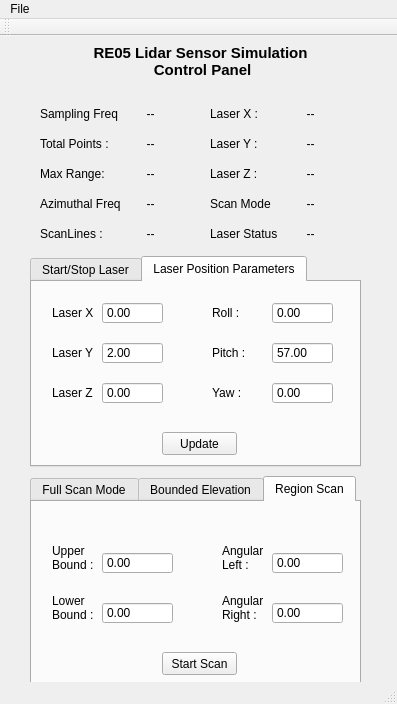
<?xml version="1.0" encoding="UTF-8"?>
<ui version="4.0">
 <class>MainWindow</class>
 <widget class="QMainWindow" name="MainWindow">
  <property name="geometry">
   <rect>
    <x>0</x>
    <y>0</y>
    <width>397</width>
    <height>704</height>
   </rect>
  </property>
  <property name="sizePolicy">
   <sizepolicy hsizetype="Fixed" vsizetype="Fixed">
    <horstretch>0</horstretch>
    <verstretch>0</verstretch>
   </sizepolicy>
  </property>
  <property name="minimumSize">
   <size>
    <width>397</width>
    <height>704</height>
   </size>
  </property>
  <property name="windowTitle">
   <string>MainWindow</string>
  </property>
  <widget class="QWidget" name="centralWidget">
   <widget class="QLabel" name="scanModeValueLabel">
    <property name="geometry">
     <rect>
      <x>290</x>
      <y>160</y>
      <width>46</width>
      <height>16</height>
     </rect>
    </property>
    <property name="text">
     <string>     --</string>
    </property>
   </widget>
   <widget class="QLabel" name="LaserZValueLabel">
    <property name="geometry">
     <rect>
      <x>290</x>
      <y>130</y>
      <width>46</width>
      <height>16</height>
     </rect>
    </property>
    <property name="text">
     <string>     --</string>
    </property>
   </widget>
   <widget class="QLabel" name="AzimuthLabel">
    <property name="geometry">
     <rect>
      <x>40</x>
      <y>160</y>
      <width>81</width>
      <height>16</height>
     </rect>
    </property>
    <property name="text">
     <string>Azimuthal Freq :</string>
    </property>
   </widget>
   <widget class="QLabel" name="maxRangeValueLabel">
    <property name="geometry">
     <rect>
      <x>130</x>
      <y>130</y>
      <width>46</width>
      <height>16</height>
     </rect>
    </property>
    <property name="text">
     <string>     --</string>
    </property>
   </widget>
   <widget class="QLabel" name="LaserXValueLabel">
    <property name="geometry">
     <rect>
      <x>290</x>
      <y>70</y>
      <width>46</width>
      <height>16</height>
     </rect>
    </property>
    <property name="text">
     <string>     --</string>
    </property>
   </widget>
   <widget class="QLabel" name="ModeLabel">
    <property name="geometry">
     <rect>
      <x>210</x>
      <y>160</y>
      <width>61</width>
      <height>16</height>
     </rect>
    </property>
    <property name="text">
     <string>Scan Mode :</string>
    </property>
   </widget>
   <widget class="QLabel" name="samplingFreqValueLabel">
    <property name="geometry">
     <rect>
      <x>130</x>
      <y>70</y>
      <width>46</width>
      <height>16</height>
     </rect>
    </property>
    <property name="text">
     <string>     --</string>
    </property>
   </widget>
   <widget class="QLabel" name="camZLabel">
    <property name="geometry">
     <rect>
      <x>210</x>
      <y>130</y>
      <width>61</width>
      <height>16</height>
     </rect>
    </property>
    <property name="text">
     <string>Laser Z : </string>
    </property>
   </widget>
   <widget class="QLabel" name="AzimuthalFreqLabel">
    <property name="geometry">
     <rect>
      <x>130</x>
      <y>160</y>
      <width>46</width>
      <height>16</height>
     </rect>
    </property>
    <property name="text">
     <string>     --</string>
    </property>
   </widget>
   <widget class="QLabel" name="camYLabel">
    <property name="geometry">
     <rect>
      <x>210</x>
      <y>100</y>
      <width>61</width>
      <height>16</height>
     </rect>
    </property>
    <property name="text">
     <string>Laser Y : </string>
    </property>
   </widget>
   <widget class="QLabel" name="statusLabel">
    <property name="geometry">
     <rect>
      <x>210</x>
      <y>190</y>
      <width>71</width>
      <height>16</height>
     </rect>
    </property>
    <property name="text">
     <string>Laser Status : </string>
    </property>
   </widget>
   <widget class="QLabel" name="samplingFreqLabel">
    <property name="geometry">
     <rect>
      <x>40</x>
      <y>70</y>
      <width>81</width>
      <height>16</height>
     </rect>
    </property>
    <property name="text">
     <string>Sampling Freq : </string>
    </property>
   </widget>
   <widget class="QLabel" name="LaserStatusLabel">
    <property name="geometry">
     <rect>
      <x>290</x>
      <y>190</y>
      <width>46</width>
      <height>16</height>
     </rect>
    </property>
    <property name="text">
     <string>     --</string>
    </property>
   </widget>
   <widget class="QLabel" name="camXLabel">
    <property name="geometry">
     <rect>
      <x>210</x>
      <y>70</y>
      <width>61</width>
      <height>16</height>
     </rect>
    </property>
    <property name="text">
     <string>Laser X : </string>
    </property>
   </widget>
   <widget class="QLabel" name="LaserYValueLabel">
    <property name="geometry">
     <rect>
      <x>290</x>
      <y>100</y>
      <width>46</width>
      <height>16</height>
     </rect>
    </property>
    <property name="text">
     <string>     --</string>
    </property>
   </widget>
   <widget class="QLabel" name="scanLineLabel">
    <property name="geometry">
     <rect>
      <x>40</x>
      <y>190</y>
      <width>71</width>
      <height>16</height>
     </rect>
    </property>
    <property name="text">
     <string>ScanLines : </string>
    </property>
   </widget>
   <widget class="QLabel" name="TotalPointsLabel">
    <property name="geometry">
     <rect>
      <x>40</x>
      <y>100</y>
      <width>81</width>
      <height>16</height>
     </rect>
    </property>
    <property name="text">
     <string>Total Points : </string>
    </property>
   </widget>
   <widget class="QLabel" name="TotalPointsValueLabel">
    <property name="geometry">
     <rect>
      <x>130</x>
      <y>100</y>
      <width>46</width>
      <height>16</height>
     </rect>
    </property>
    <property name="text">
     <string>     --</string>
    </property>
   </widget>
   <widget class="QLabel" name="Heading">
    <property name="geometry">
     <rect>
      <x>70</x>
      <y>10</y>
      <width>261</width>
      <height>31</height>
     </rect>
    </property>
    <property name="sizePolicy">
     <sizepolicy hsizetype="Fixed" vsizetype="Fixed">
      <horstretch>0</horstretch>
      <verstretch>0</verstretch>
     </sizepolicy>
    </property>
    <property name="font">
     <font>
      <pointsize>11</pointsize>
      <weight>75</weight>
      <bold>true</bold>
     </font>
    </property>
    <property name="text">
     <string>RE05 Lidar Sensor Simulation 
 Control Panel</string>
    </property>
    <property name="scaledContents">
     <bool>true</bool>
    </property>
    <property name="alignment">
     <set>Qt::AlignCenter</set>
    </property>
   </widget>
   <widget class="QLabel" name="scanLinesValueLabel">
    <property name="geometry">
     <rect>
      <x>130</x>
      <y>190</y>
      <width>46</width>
      <height>16</height>
     </rect>
    </property>
    <property name="text">
     <string>     --</string>
    </property>
   </widget>
   <widget class="QLabel" name="PointsPerScan">
    <property name="geometry">
     <rect>
      <x>40</x>
      <y>130</y>
      <width>81</width>
      <height>16</height>
     </rect>
    </property>
    <property name="text">
     <string>Max Range:</string>
    </property>
   </widget>
   <widget class="QTabWidget" name="LaserWidget">
    <property name="geometry">
     <rect>
      <x>30</x>
      <y>220</y>
      <width>331</width>
      <height>211</height>
     </rect>
    </property>
    <property name="sizePolicy">
     <sizepolicy hsizetype="Fixed" vsizetype="Fixed">
      <horstretch>0</horstretch>
      <verstretch>0</verstretch>
     </sizepolicy>
    </property>
    <property name="currentIndex">
     <number>1</number>
    </property>
    <widget class="QWidget" name="startstopTab">
     <attribute name="title">
      <string>Start/Stop Laser</string>
     </attribute>
     <widget class="QPushButton" name="startLaserButton">
      <property name="geometry">
       <rect>
        <x>50</x>
        <y>150</y>
        <width>75</width>
        <height>23</height>
       </rect>
      </property>
      <property name="sizePolicy">
       <sizepolicy hsizetype="Fixed" vsizetype="Fixed">
        <horstretch>0</horstretch>
        <verstretch>0</verstretch>
       </sizepolicy>
      </property>
      <property name="text">
       <string>Start Laser</string>
      </property>
     </widget>
     <widget class="QPushButton" name="stopLaserButton">
      <property name="geometry">
       <rect>
        <x>200</x>
        <y>150</y>
        <width>75</width>
        <height>23</height>
       </rect>
      </property>
      <property name="sizePolicy">
       <sizepolicy hsizetype="Fixed" vsizetype="Fixed">
        <horstretch>0</horstretch>
        <verstretch>0</verstretch>
       </sizepolicy>
      </property>
      <property name="text">
       <string>Stop Laser</string>
      </property>
     </widget>
     <widget class="QLabel" name="AzimuthalLabel">
      <property name="geometry">
       <rect>
        <x>50</x>
        <y>50</y>
        <width>61</width>
        <height>16</height>
       </rect>
      </property>
      <property name="text">
       <string>Azimuthal : </string>
      </property>
     </widget>
     <widget class="QLabel" name="scanLinesLabel">
      <property name="geometry">
       <rect>
        <x>50</x>
        <y>90</y>
        <width>61</width>
        <height>16</height>
       </rect>
      </property>
      <property name="text">
       <string>Scan Lines : </string>
      </property>
     </widget>
     <widget class="QLabel" name="AzimuthalFullScanLabel">
      <property name="geometry">
       <rect>
        <x>130</x>
        <y>50</y>
        <width>46</width>
        <height>16</height>
       </rect>
      </property>
      <property name="text">
       <string>5</string>
      </property>
     </widget>
     <widget class="QLabel" name="ScanLineFullScanLabel">
      <property name="geometry">
       <rect>
        <x>130</x>
        <y>90</y>
        <width>46</width>
        <height>16</height>
       </rect>
      </property>
      <property name="text">
       <string>64</string>
      </property>
     </widget>
    </widget>
    <widget class="QWidget" name="laserPositionTab">
     <attribute name="title">
      <string>Laser Position Parameters</string>
     </attribute>
     <widget class="QPushButton" name="LaserPositionButton">
      <property name="geometry">
       <rect>
        <x>130</x>
        <y>150</y>
        <width>75</width>
        <height>23</height>
       </rect>
      </property>
      <property name="sizePolicy">
       <sizepolicy hsizetype="Fixed" vsizetype="Fixed">
        <horstretch>0</horstretch>
        <verstretch>0</verstretch>
       </sizepolicy>
      </property>
      <property name="text">
       <string>Update</string>
      </property>
     </widget>
     <widget class="QLabel" name="laserXLabel">
      <property name="geometry">
       <rect>
        <x>20</x>
        <y>20</y>
        <width>41</width>
        <height>21</height>
       </rect>
      </property>
      <property name="text">
       <string>Laser X :</string>
      </property>
     </widget>
     <widget class="QLabel" name="LaserXvLabel">
      <property name="geometry">
       <rect>
        <x>180</x>
        <y>20</y>
        <width>51</width>
        <height>21</height>
       </rect>
      </property>
      <property name="text">
       <string>Roll :</string>
      </property>
     </widget>
     <widget class="QLabel" name="laserYLabel">
      <property name="geometry">
       <rect>
        <x>20</x>
        <y>60</y>
        <width>41</width>
        <height>21</height>
       </rect>
      </property>
      <property name="text">
       <string>Laser Y :</string>
      </property>
     </widget>
     <widget class="QLabel" name="LaserYvLabel">
      <property name="geometry">
       <rect>
        <x>180</x>
        <y>60</y>
        <width>51</width>
        <height>21</height>
       </rect>
      </property>
      <property name="text">
       <string>Pitch :</string>
      </property>
     </widget>
     <widget class="QLabel" name="laserZLabel">
      <property name="geometry">
       <rect>
        <x>20</x>
        <y>100</y>
        <width>41</width>
        <height>21</height>
       </rect>
      </property>
      <property name="text">
       <string>Laser Z :</string>
      </property>
     </widget>
     <widget class="QLabel" name="LaserZvLabel">
      <property name="geometry">
       <rect>
        <x>180</x>
        <y>100</y>
        <width>51</width>
        <height>21</height>
       </rect>
      </property>
      <property name="text">
       <string>Yaw :</string>
      </property>
     </widget>
     <widget class="QDoubleSpinBox" name="LaserXSpinBox">
      <property name="geometry">
       <rect>
        <x>70</x>
        <y>20</y>
        <width>61</width>
        <height>22</height>
       </rect>
      </property>
      <property name="buttonSymbols">
       <enum>QAbstractSpinBox::NoButtons</enum>
      </property>
      <property name="minimum">
       <double>0.000000000000000</double>
      </property>
      <property name="maximum">
       <double>1000.000000000000000</double>
      </property>
     </widget>
     <widget class="QDoubleSpinBox" name="LaserYSpinBox">
      <property name="geometry">
       <rect>
        <x>70</x>
        <y>60</y>
        <width>61</width>
        <height>22</height>
       </rect>
      </property>
      <property name="buttonSymbols">
       <enum>QAbstractSpinBox::NoButtons</enum>
      </property>
      <property name="minimum">
       <double>0.000000000000000</double>
      </property>
      <property name="maximum">
       <double>1000.000000000000000</double>
      </property>
      <property name="value">
       <double>2.000000000000000</double>
      </property>
     </widget>
     <widget class="QDoubleSpinBox" name="LaserZSpinBox">
      <property name="geometry">
       <rect>
        <x>70</x>
        <y>100</y>
        <width>61</width>
        <height>22</height>
       </rect>
      </property>
      <property name="buttonSymbols">
       <enum>QAbstractSpinBox::NoButtons</enum>
      </property>
      <property name="minimum">
       <double>0.000000000000000</double>
      </property>
      <property name="maximum">
       <double>1000.000000000000000</double>
      </property>
     </widget>
     <widget class="QDoubleSpinBox" name="RollSpinBox">
      <property name="geometry">
       <rect>
        <x>240</x>
        <y>20</y>
        <width>61</width>
        <height>22</height>
       </rect>
      </property>
      <property name="buttonSymbols">
       <enum>QAbstractSpinBox::NoButtons</enum>
      </property>
      <property name="minimum">
       <double>0.000000000000000</double>
      </property>
      <property name="maximum">
       <double>360.000000000000000</double>
      </property>
     </widget>
     <widget class="QDoubleSpinBox" name="PitchSpinBox">
      <property name="geometry">
       <rect>
        <x>240</x>
        <y>60</y>
        <width>61</width>
        <height>22</height>
       </rect>
      </property>
      <property name="buttonSymbols">
       <enum>QAbstractSpinBox::NoButtons</enum>
      </property>
      <property name="minimum">
       <double>0.000000000000000</double>
      </property>
      <property name="maximum">
       <double>360.000000000000000</double>
      </property>
      <property name="value">
       <double>57.000000000000000</double>
      </property>
     </widget>
     <widget class="QDoubleSpinBox" name="YawSpinBox">
      <property name="geometry">
       <rect>
        <x>240</x>
        <y>100</y>
        <width>61</width>
        <height>22</height>
       </rect>
      </property>
      <property name="buttonSymbols">
       <enum>QAbstractSpinBox::NoButtons</enum>
      </property>
      <property name="minimum">
       <double>0.000000000000000</double>
      </property>
      <property name="maximum">
       <double>360.000000000000000</double>
      </property>
     </widget>
    </widget>
   </widget>
   <widget class="QTabWidget" name="ScanWidget">
    <property name="geometry">
     <rect>
      <x>30</x>
      <y>440</y>
      <width>331</width>
      <height>211</height>
     </rect>
    </property>
    <property name="currentIndex">
     <number>2</number>
    </property>
    <widget class="QWidget" name="fullScanTab">
     <attribute name="title">
      <string>Full Scan Mode</string>
     </attribute>
     <widget class="QPushButton" name="fullScanModeButton">
      <property name="geometry">
       <rect>
        <x>130</x>
        <y>150</y>
        <width>75</width>
        <height>23</height>
       </rect>
      </property>
      <property name="text">
       <string>Start Scan</string>
      </property>
     </widget>
     <widget class="QLabel" name="scanLinesLabel_2">
      <property name="geometry">
       <rect>
        <x>50</x>
        <y>90</y>
        <width>61</width>
        <height>16</height>
       </rect>
      </property>
      <property name="text">
       <string>Scan Lines : </string>
      </property>
     </widget>
     <widget class="QLabel" name="AzimuthalLabel_2">
      <property name="geometry">
       <rect>
        <x>50</x>
        <y>50</y>
        <width>61</width>
        <height>16</height>
       </rect>
      </property>
      <property name="text">
       <string>Azimuthal : </string>
      </property>
     </widget>
     <widget class="QSpinBox" name="AzimuthalspinBox">
      <property name="geometry">
       <rect>
        <x>120</x>
        <y>50</y>
        <width>111</width>
        <height>22</height>
       </rect>
      </property>
      <property name="buttonSymbols">
       <enum>QAbstractSpinBox::NoButtons</enum>
      </property>
      <property name="minimum">
       <number>1</number>
      </property>
      <property name="maximum">
       <number>15</number>
      </property>
      <property name="value">
       <number>5</number>
      </property>
     </widget>
     <widget class="QSpinBox" name="scanLineSpinBox">
      <property name="geometry">
       <rect>
        <x>120</x>
        <y>90</y>
        <width>111</width>
        <height>22</height>
       </rect>
      </property>
      <property name="buttonSymbols">
       <enum>QAbstractSpinBox::NoButtons</enum>
      </property>
      <property name="minimum">
       <number>1</number>
      </property>
      <property name="maximum">
       <number>10000</number>
      </property>
      <property name="value">
       <number>64</number>
      </property>
     </widget>
    </widget>
    <widget class="QWidget" name="boundedElevationTab">
     <attribute name="title">
      <string>Bounded Elevation</string>
     </attribute>
     <widget class="QPushButton" name="boundedElevationModeButton">
      <property name="geometry">
       <rect>
        <x>130</x>
        <y>150</y>
        <width>75</width>
        <height>23</height>
       </rect>
      </property>
      <property name="text">
       <string>Start Scan</string>
      </property>
     </widget>
     <widget class="QLabel" name="UpperBound">
      <property name="geometry">
       <rect>
        <x>50</x>
        <y>50</y>
        <width>81</width>
        <height>16</height>
       </rect>
      </property>
      <property name="text">
       <string>Upper Bound :</string>
      </property>
     </widget>
     <widget class="QLabel" name="LowerBound">
      <property name="geometry">
       <rect>
        <x>50</x>
        <y>90</y>
        <width>81</width>
        <height>16</height>
       </rect>
      </property>
      <property name="text">
       <string>Lower Bound :</string>
      </property>
     </widget>
     <widget class="QDoubleSpinBox" name="UpperBoundSpinBox">
      <property name="geometry">
       <rect>
        <x>140</x>
        <y>50</y>
        <width>111</width>
        <height>22</height>
       </rect>
      </property>
      <property name="buttonSymbols">
       <enum>QAbstractSpinBox::NoButtons</enum>
      </property>
      <property name="minimum">
       <double>-45.000000000000000</double>
      </property>
      <property name="maximum">
       <double>45.000000000000000</double>
      </property>
     </widget>
     <widget class="QDoubleSpinBox" name="LowerBoundSpinBox">
      <property name="geometry">
       <rect>
        <x>140</x>
        <y>90</y>
        <width>111</width>
        <height>22</height>
       </rect>
      </property>
      <property name="buttonSymbols">
       <enum>QAbstractSpinBox::NoButtons</enum>
      </property>
      <property name="minimum">
       <double>-45.000000000000000</double>
      </property>
      <property name="maximum">
       <double>45.000000000000000</double>
      </property>
     </widget>
    </widget>
    <widget class="QWidget" name="regionScanTab">
     <attribute name="title">
      <string>Region Scan</string>
     </attribute>
     <widget class="QPushButton" name="regionScanModeButton">
      <property name="geometry">
       <rect>
        <x>130</x>
        <y>150</y>
        <width>75</width>
        <height>23</height>
       </rect>
      </property>
      <property name="text">
       <string>Start Scan</string>
      </property>
     </widget>
     <widget class="QLabel" name="UpperBound_2">
      <property name="geometry">
       <rect>
        <x>20</x>
        <y>40</y>
        <width>41</width>
        <height>31</height>
       </rect>
      </property>
      <property name="text">
       <string>Upper 
Bound :</string>
      </property>
     </widget>
     <widget class="QLabel" name="LowerBound_2">
      <property name="geometry">
       <rect>
        <x>20</x>
        <y>90</y>
        <width>41</width>
        <height>31</height>
       </rect>
      </property>
      <property name="text">
       <string>Lower 
Bound :</string>
      </property>
     </widget>
     <widget class="QLabel" name="UpperBound_3">
      <property name="geometry">
       <rect>
        <x>190</x>
        <y>40</y>
        <width>41</width>
        <height>31</height>
       </rect>
      </property>
      <property name="text">
       <string>Angular 
Left :</string>
      </property>
     </widget>
     <widget class="QLabel" name="LowerBound_3">
      <property name="geometry">
       <rect>
        <x>190</x>
        <y>90</y>
        <width>41</width>
        <height>31</height>
       </rect>
      </property>
      <property name="text">
       <string>Angular 
Right :</string>
      </property>
     </widget>
     <widget class="QDoubleSpinBox" name="UpperBoundRegionSpinBox">
      <property name="geometry">
       <rect>
        <x>70</x>
        <y>50</y>
        <width>71</width>
        <height>22</height>
       </rect>
      </property>
      <property name="buttonSymbols">
       <enum>QAbstractSpinBox::NoButtons</enum>
      </property>
      <property name="minimum">
       <double>-35.000000000000000</double>
      </property>
      <property name="maximum">
       <double>35.000000000000000</double>
      </property>
     </widget>
     <widget class="QDoubleSpinBox" name="LowerBoundRegionSpinBox">
      <property name="geometry">
       <rect>
        <x>70</x>
        <y>100</y>
        <width>71</width>
        <height>22</height>
       </rect>
      </property>
      <property name="buttonSymbols">
       <enum>QAbstractSpinBox::NoButtons</enum>
      </property>
      <property name="minimum">
       <double>-35.000000000000000</double>
      </property>
      <property name="maximum">
       <double>35.000000000000000</double>
      </property>
     </widget>
     <widget class="QDoubleSpinBox" name="AngularLeftSpinBox">
      <property name="geometry">
       <rect>
        <x>240</x>
        <y>50</y>
        <width>71</width>
        <height>22</height>
       </rect>
      </property>
      <property name="buttonSymbols">
       <enum>QAbstractSpinBox::NoButtons</enum>
      </property>
      <property name="minimum">
       <double>0.000000000000000</double>
      </property>
      <property name="maximum">
       <double>360.000000000000000</double>
      </property>
     </widget>
     <widget class="QDoubleSpinBox" name="AngularRightSpinBox">
      <property name="geometry">
       <rect>
        <x>240</x>
        <y>100</y>
        <width>71</width>
        <height>22</height>
       </rect>
      </property>
      <property name="buttonSymbols">
       <enum>QAbstractSpinBox::NoButtons</enum>
      </property>
      <property name="minimum">
       <double>0.000000000000000</double>
      </property>
      <property name="maximum">
       <double>360.000000000000000</double>
      </property>
     </widget>
    </widget>
   </widget>
  </widget>
  <widget class="QMenuBar" name="menuBar">
   <property name="geometry">
    <rect>
     <x>0</x>
     <y>0</y>
     <width>397</width>
     <height>21</height>
    </rect>
   </property>
   <widget class="QMenu" name="menuFile">
    <property name="title">
     <string>File</string>
    </property>
    <addaction name="actionOpen"/>
    <addaction name="actionSave"/>
    <addaction name="separator"/>
    <addaction name="actionExit"/>
   </widget>
   <addaction name="menuFile"/>
  </widget>
  <widget class="QToolBar" name="mainToolBar">
   <attribute name="toolBarArea">
    <enum>TopToolBarArea</enum>
   </attribute>
   <attribute name="toolBarBreak">
    <bool>false</bool>
   </attribute>
  </widget>
  <widget class="QStatusBar" name="statusBar"/>
  <action name="actionOpen">
   <property name="text">
    <string>Open</string>
   </property>
  </action>
  <action name="actionSave">
   <property name="text">
    <string>Save</string>
   </property>
  </action>
  <action name="actionExit">
   <property name="text">
    <string>Exit</string>
   </property>
  </action>
 </widget>
 <layoutdefault spacing="6" margin="11"/>
 <resources/>
 <connections/>
</ui>
